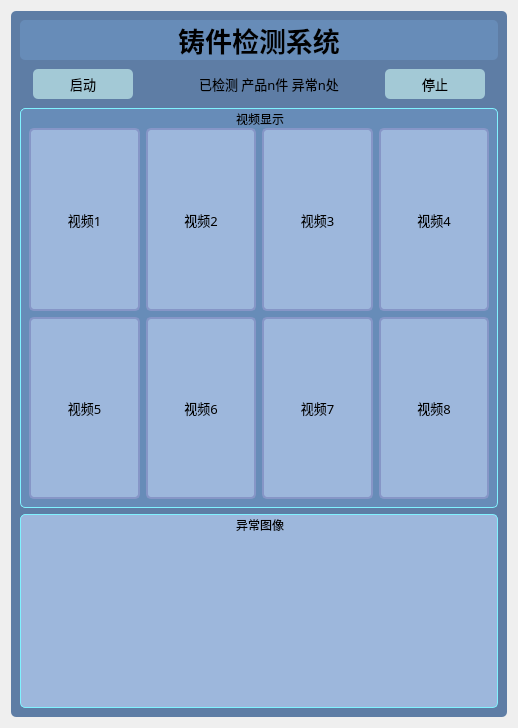
      <widget class="QWidget" name="page">
       <property name="styleSheet">
        <string notr="true">border-color: rgb(129, 242, 255);
border-width: 0px;border-radius:5px;</string>
       </property>
       <layout class="QHBoxLayout" name="horizontalLayout_36">
        <item>
         <widget class="QWidget" name="widget" native="true">
          <property name="styleSheet">
           <string notr="true">background-color:rgb(94, 125, 165);</string>
          </property>
          <layout class="QHBoxLayout" name="horizontalLayout">
           <item>
            <layout class="QVBoxLayout" name="verticalLayout_2" stretch="1,1,10,5">
             <item>
              <widget class="QLabel" name="label_2">
               <property name="enabled">
                <bool>true</bool>
               </property>
               <property name="maximumSize">
                <size>
                 <width>16777215</width>
                 <height>50</height>
                </size>
               </property>
               <property name="font">
                <font>
                 <family>黑体</family>
                 <pointsize>20</pointsize>
                 <weight>75</weight>
                 <italic>false</italic>
                 <bold>true</bold>
                 <underline>false</underline>
                 <strikeout>false</strikeout>
                 <stylestrategy>PreferDefault</stylestrategy>
                 <kerning>true</kerning>
                </font>
               </property>
               <property name="styleSheet">
                <string notr="true">background-color: rgb(103, 140, 184);
broder-width : 0px;border-radius:5px;</string>
               </property>
               <property name="text">
                <string>铸件检测系统</string>
               </property>
               <property name="alignment">
                <set>Qt::AlignCenter</set>
               </property>
              </widget>
             </item>
             <item>
              <layout class="QHBoxLayout" name="horizontalLayout_2">
               <item>
                <widget class="QLabel" name="label">
                 <property name="styleSheet">
                  <string notr="true">broder-width: 0px;</string>
                 </property>
                 <property name="text">
                  <string/>
                 </property>
                </widget>
               </item>
               <item>
                <widget class="QPushButton" name="pushButton_2">
                 <property name="minimumSize">
                  <size>
                   <width>100</width>
                   <height>30</height>
                  </size>
                 </property>
                 <property name="font">
                  <font>
                   <family>黑体</family>
                   <pointsize>10</pointsize>
                  </font>
                 </property>
                 <property name="styleSheet">
                  <string notr="true">background-color: rgb(163, 201, 214);
border-radius:5px;</string>
                 </property>
                 <property name="text">
                  <string>启动</string>
                 </property>
                </widget>
               </item>
               <item>
                <spacer name="horizontalSpacer">
                 <property name="orientation">
                  <enum>Qt::Horizontal</enum>
                 </property>
                 <property name="sizeHint" stdset="0">
                  <size>
                   <width>60</width>
                   <height>20</height>
                  </size>
                 </property>
                </spacer>
               </item>
               <item>
                <widget class="QLabel" name="label_14">
                 <property name="font">
                  <font>
                   <family>黑体</family>
                   <pointsize>10</pointsize>
                  </font>
                 </property>
                 <property name="text">
                  <string>已检测 产品n件 异常n处</string>
                 </property>
                </widget>
               </item>
               <item>
                <spacer name="horizontalSpacer_29">
                 <property name="orientation">
                  <enum>Qt::Horizontal</enum>
                 </property>
                 <property name="sizeHint" stdset="0">
                  <size>
                   <width>40</width>
                   <height>20</height>
                  </size>
                 </property>
                </spacer>
               </item>
               <item>
                <widget class="QPushButton" name="pushButton_15">
                 <property name="minimumSize">
                  <size>
                   <width>100</width>
                   <height>30</height>
                  </size>
                 </property>
                 <property name="font">
                  <font>
                   <family>黑体</family>
                   <pointsize>10</pointsize>
                  </font>
                 </property>
                 <property name="styleSheet">
                  <string notr="true">background-color: rgb(163, 201, 214);border-radius:5px;</string>
                 </property>
                 <property name="text">
                  <string>停止</string>
                 </property>
                </widget>
               </item>
               <item>
                <widget class="QLabel" name="label_13">
                 <property name="text">
                  <string/>
                 </property>
                </widget>
               </item>
              </layout>
             </item>
             <item>
              <widget class="QGroupBox" name="groupBox_2">
               <property name="minimumSize">
                <size>
                 <width>200</width>
                 <height>400</height>
                </size>
               </property>
               <property name="font">
                <font>
                 <family>黑体</family>
                </font>
               </property>
               <property name="styleSheet">
                <string notr="true">background-color: rgb(103, 140, 184);
border-color: rgb(129, 242, 255);
border-style: solid;
border-width: 1px;border-radius:5px;</string>
               </property>
               <property name="title">
                <string>视频显示</string>
               </property>
               <property name="alignment">
                <set>Qt::AlignBottom|Qt::AlignHCenter</set>
               </property>
               <property name="flat">
                <bool>false</bool>
               </property>
               <property name="checkable">
                <bool>false</bool>
               </property>
               <layout class="QVBoxLayout" name="verticalLayout_10" stretch="0">
                <property name="spacing">
                 <number>6</number>
                </property>
                <property name="sizeConstraint">
                 <enum>QLayout::SetNoConstraint</enum>
                </property>
                <property name="leftMargin">
                 <number>9</number>
                </property>
                <property name="topMargin">
                 <number>20</number>
                </property>
                <item>
                 <layout class="QGridLayout" name="gridLayout">
                  <item row="0" column="1">
                   <widget class="QLabel" name="label_6">
                    <property name="font">
                     <font>
                      <family>黑体</family>
                      <pointsize>10</pointsize>
                     </font>
                    </property>
                    <property name="styleSheet">
                     <string notr="true">background-color: rgb(157, 183, 220);color: rgb(0,0,0);border-width: 2px;
border-color: rgb(134, 150, 199);</string>
                    </property>
                    <property name="text">
                     <string>视频2</string>
                    </property>
                    <property name="scaledContents">
                     <bool>true</bool>
                    </property>
                    <property name="alignment">
                     <set>Qt::AlignCenter</set>
                    </property>
                   </widget>
                  </item>
                  <item row="1" column="1">
                   <widget class="QLabel" name="label_10">
                    <property name="font">
                     <font>
                      <family>黑体</family>
                      <pointsize>10</pointsize>
                     </font>
                    </property>
                    <property name="styleSheet">
                     <string notr="true">background-color: rgb(157, 183, 220);color: rgb(0,0,0);border-width: 2px;
border-color: rgb(134, 150, 199);</string>
                    </property>
                    <property name="text">
                     <string>视频6</string>
                    </property>
                    <property name="scaledContents">
                     <bool>true</bool>
                    </property>
                    <property name="alignment">
                     <set>Qt::AlignCenter</set>
                    </property>
                   </widget>
                  </item>
                  <item row="1" column="4">
                   <widget class="QLabel" name="label_12">
                    <property name="font">
                     <font>
                      <family>黑体</family>
                      <pointsize>10</pointsize>
                     </font>
                    </property>
                    <property name="styleSheet">
                     <string notr="true">background-color: rgb(157, 183, 220);color: rgb(0,0,0);border-width: 2px;
border-color: rgb(134, 150, 199);</string>
                    </property>
                    <property name="text">
                     <string>视频8</string>
                    </property>
                    <property name="scaledContents">
                     <bool>true</bool>
                    </property>
                    <property name="alignment">
                     <set>Qt::AlignCenter</set>
                    </property>
                   </widget>
                  </item>
                  <item row="0" column="0">
                   <widget class="QLabel" name="label_5">
                    <property name="font">
                     <font>
                      <family>黑体</family>
                      <pointsize>10</pointsize>
                     </font>
                    </property>
                    <property name="styleSheet">
                     <string notr="true">background-color: rgb(157, 183, 220);color: rgb(0,0,0);border-width: 2px;
border-color: rgb(134, 150, 199);</string>
                    </property>
                    <property name="frameShape">
                     <enum>QFrame::StyledPanel</enum>
                    </property>
                    <property name="frameShadow">
                     <enum>QFrame::Raised</enum>
                    </property>
                    <property name="lineWidth">
                     <number>4</number>
                    </property>
                    <property name="midLineWidth">
                     <number>0</number>
                    </property>
                    <property name="text">
                     <string>视频1</string>
                    </property>
                    <property name="scaledContents">
                     <bool>true</bool>
                    </property>
                    <property name="alignment">
                     <set>Qt::AlignCenter</set>
                    </property>
                   </widget>
                  </item>
                  <item row="1" column="0">
                   <widget class="QLabel" name="label_9">
                    <property name="font">
                     <font>
                      <family>黑体</family>
                      <pointsize>10</pointsize>
                     </font>
                    </property>
                    <property name="styleSheet">
                     <string notr="true">background-color: rgb(157, 183, 220);color: rgb(0,0,0);border-width: 2px;
border-color: rgb(134, 150, 199);</string>
                    </property>
                    <property name="text">
                     <string>视频5</string>
                    </property>
                    <property name="scaledContents">
                     <bool>true</bool>
                    </property>
                    <property name="alignment">
                     <set>Qt::AlignCenter</set>
                    </property>
                   </widget>
                  </item>
                  <item row="1" column="3">
                   <widget class="QLabel" name="label_11">
                    <property name="font">
                     <font>
                      <family>黑体</family>
                      <pointsize>10</pointsize>
                     </font>
                    </property>
                    <property name="styleSheet">
                     <string notr="true">background-color: rgb(157, 183, 220);color: rgb(0,0,0);border-width: 2px;
border-color: rgb(134, 150, 199);</string>
                    </property>
                    <property name="text">
                     <string>视频7</string>
                    </property>
                    <property name="scaledContents">
                     <bool>true</bool>
                    </property>
                    <property name="alignment">
                     <set>Qt::AlignCenter</set>
                    </property>
                   </widget>
                  </item>
                  <item row="0" column="4">
                   <widget class="QLabel" name="label_8">
                    <property name="font">
                     <font>
                      <family>黑体</family>
                      <pointsize>10</pointsize>
                     </font>
                    </property>
                    <property name="styleSheet">
                     <string notr="true">background-color: rgb(157, 183, 220);color: rgb(0,0,0);border-width: 2px;
border-color: rgb(134, 150, 199);</string>
                    </property>
                    <property name="text">
                     <string>视频4</string>
                    </property>
                    <property name="scaledContents">
                     <bool>true</bool>
                    </property>
                    <property name="alignment">
                     <set>Qt::AlignCenter</set>
                    </property>
                   </widget>
                  </item>
                  <item row="0" column="3">
                   <widget class="QLabel" name="label_7">
                    <property name="font">
                     <font>
                      <family>黑体</family>
                      <pointsize>10</pointsize>
                      <weight>50</weight>
                      <bold>false</bold>
                     </font>
                    </property>
                    <property name="styleSheet">
                     <string notr="true">background-color: rgb(157, 183, 220);color: rgb(0,0,0);border-width: 2px;
border-color: rgb(134, 150, 199);</string>
                    </property>
                    <property name="text">
                     <string>视频3</string>
                    </property>
                    <property name="scaledContents">
                     <bool>true</bool>
                    </property>
                    <property name="alignment">
                     <set>Qt::AlignCenter</set>
                    </property>
                   </widget>
                  </item>
                 </layout>
                </item>
               </layout>
              </widget>
             </item>
             <item>
              <widget class="QGroupBox" name="groupBox">
               <property name="maximumSize">
                <size>
                 <width>16777215</width>
                 <height>200</height>
                </size>
               </property>
               <property name="font">
                <font>
                 <family>黑体</family>
                </font>
               </property>
               <property name="contextMenuPolicy">
                <enum>Qt::DefaultContextMenu</enum>
               </property>
               <property name="layoutDirection">
                <enum>Qt::LeftToRight</enum>
               </property>
               <property name="styleSheet">
                <string notr="true">background-color: rgb(157, 183, 220);
border-color: rgb(129, 242, 255);
border-style: solid;
border-width: 1px;border-radius:5px;</string>
               </property>
               <property name="title">
                <string>异常图像</string>
               </property>
               <property name="alignment">
                <set>Qt::AlignBottom|Qt::AlignHCenter</set>
               </property>
               <property name="flat">
                <bool>false</bool>
               </property>
               <property name="checkable">
                <bool>false</bool>
               </property>
               <layout class="QVBoxLayout" name="verticalLayout_11">
                <property name="topMargin">
                 <number>20</number>
                </property>
                <item>
                 <widget class="QScrollArea" name="scrollArea">
                  <property name="minimumSize">
                   <size>
                    <width>0</width>
                    <height>165</height>
                   </size>
                  </property>
                  <property name="styleSheet">
                   <string notr="true">border-width: 0px;</string>
                  </property>
                  <property name="verticalScrollBarPolicy">
                   <enum>Qt::ScrollBarAlwaysOff</enum>
                  </property>
                  <property name="widgetResizable">
                   <bool>true</bool>
                  </property>
                  <property name="alignment">
                   <set>Qt::AlignCenter</set>
                  </property>
                  <widget class="QWidget" name="scrollAreaWidgetContents">
                   <property name="geometry">
                    <rect>
                     <x>0</x>
                     <y>0</y>
                     <width>860</width>
                     <height>169</height>
                    </rect>
                   </property>
                   <layout class="QHBoxLayout" name="horizontalLayout_16">
                    <item>
                     <widget class="QListWidget" name="listWidget">
                      <property name="flow">
                       <enum>QListView::LeftToRight</enum>
                      </property>
                     </widget>
                    </item>
                   </layout>
                  </widget>
                 </widget>
                </item>
               </layout>
              </widget>
             </item>
            </layout>
           </item>
          </layout>
         </widget>
        </item>
       </layout>
      </widget>
